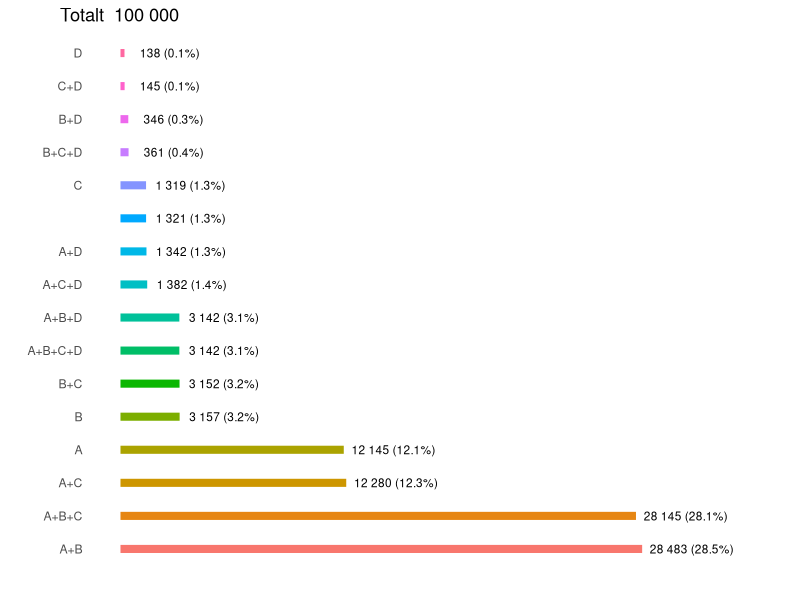

The R script that drew this image:
date = "2015-10-09 12:00"
caption_header = "Disjunct combination barchart"
caption = ""


# packages: load and if needed install
pkg <- c("dplyr", "tidyr","ggplot2")
for(i in seq_along(pkg)) {
  if(!require(pkg[i], character.only = TRUE)) {
    install.packages(pkg[i])
    library(pkg[i], character.only = TRUE)
  }
}

set.seed(123)
size <- 100000
d1 <- data_frame(A = rbinom(size, 1, 0.9),
                 B = rbinom(size, 1, 0.7),
                 C = rbinom(size, 1, 0.5),
                 D = rbinom(size, 1, 0.1)
)



# disjunct combinations of groups
d1[] <- lapply(seq_along(d1), function(x) {
  ifelse(d1[,x] == 1, names(d1)[x], "")
})

d1 <-
  d1 %>%
  unite_("d_group", names(d1), sep="+") %>%
  mutate(
    d_group = gsub("\\+{1,}", "\\+", d_group),
    d_group = gsub("^\\+|\\+$", "", d_group)
  ) %>%
  group_by(d_group) %>%
  summarise(n=n()) %>%
  ungroup %>%
  mutate(p = 100 * n/sum(n)) %>%
  arrange(desc(n)) %>%
  mutate(d_group = factor(d_group, levels=d_group))

p <-
  ggplot(d1) + aes(x = d_group, y = p,
                   label=paste0(prettyNum(as.character(n), big.mark=" "),
                                " (", round(p, 1), "%)")) +
  # geom_point(size=3, aes(colour=pension)) +
  geom_bar(stat="identity", aes(colour=d_group, fill=d_group), width=0.2) +
  scale_y_continuous(lim=c(0, 35)) +
  geom_text(hjust=-0.1, size=3) + coord_flip() + ylab("") + xlab("") +
  theme_minimal() +
  theme(panel.grid.minor=element_blank(),
        panel.grid.major=element_blank(),
        legend.position = "none",
        axis.text.x = element_blank(),
        axis.ticks = element_blank(),
        plot.title = element_text(hjust = -0.05, vjust=1)
  ) + ggtitle(paste("Totalt ", prettyNum(as.integer(size), big.mark=" ")))

plot(p)
